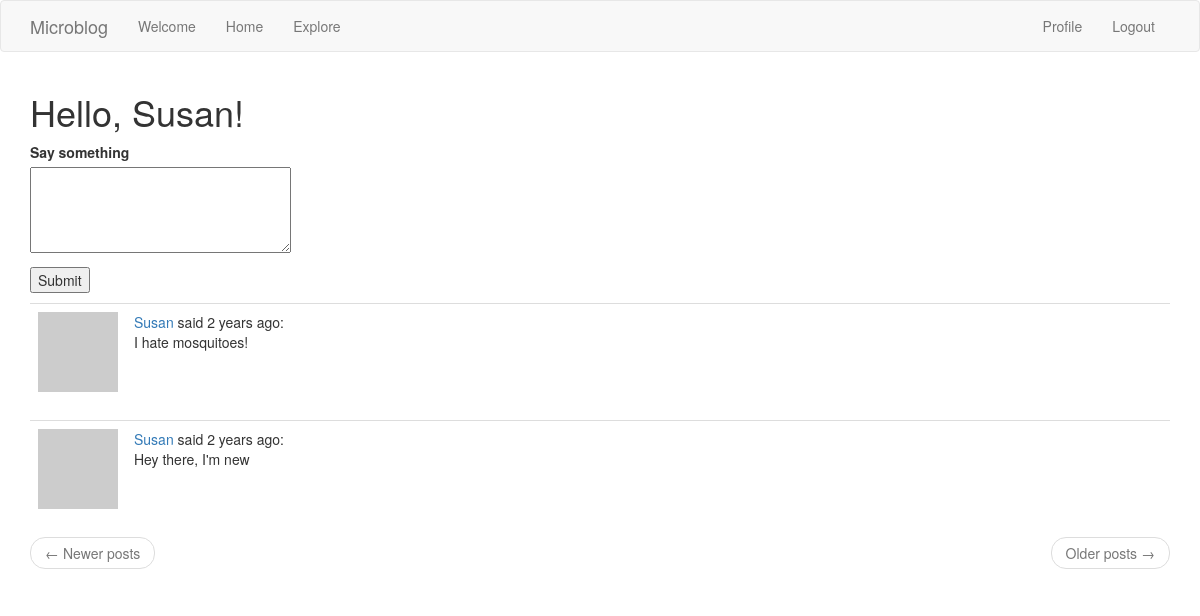
The page /index (signed in) on the database its author committed.
### app/models.py (models this page shows, shortened)
class User(UserMixin, db.Model):
    id = db.Column(db.Integer, primary_key=True)
    username = db.Column(db.String(64), index=True, unique=True)
    email = db.Column(db.String(120), index=True, unique=True)
    password_hash = db.Column(db.String(128))
    posts = db.relationship("Post", backref="author", lazy="dynamic")
    about_me = db.Column(db.String(140))
    last_seen = db.Column(db.DateTime, default=datetime.utcnow)
    followed = db.relationship(
        "User", secondary=followers,
        primaryjoin=(followers.c.follower_id == id),
        secondaryjoin=(followers.c.followed_id == id),
        backref=db.backref("followers", lazy="dynamic"), lazy="dynamic"
    )
    def followed_posts(self):
        followed = Post.query.join(
            followers, (followers.c.followed_id == Post.user_id)).filter(
                followers.c.follower_id == self.id)
        own = Post.query.filter_by(user_id = self.id)
        return followed.union(own).order_by(Post.timestamp.desc())
    def avatar(self, size):
        digest = md5(self.email.lower().encode("utf-8")).hexdigest()
        return f"https://www.gravatar.com/avatar/{digest}?d=identicon&rating=g&s={size}"

class Post(db.Model):
    id = db.Column(db.Integer, primary_key=True)
    body = db.Column(db.String(140))
    timestamp = db.Column(db.DateTime, index=True, default=datetime.utcnow)
    user_id = db.Column(db.Integer, db.ForeignKey("user.id"))

### app/routes.py (the view)
@app.route("/", methods=["GET" ,"POST"])
@app.route("/index", methods=["GET" ,"POST"])
@login_required
def index():
    form = PostForm()
    if form.validate_on_submit():
        post = Post(body=form.post.data, author=current_user)
        db.session.add(post)
        db.session.commit()
        flash("Your post is now live!")
        return redirect(url_for("index"))
    page = request.args.get("page", 1, type=int)
    posts = current_user.followed_posts().paginate(
        page, app.config["POSTS_PER_PAGE"], False)
    next_url = url_for("index", page=posts.next_num) \
        if posts.has_next else None
    prev_url = url_for("index", page=posts.prev_num) \
        if posts.has_prev else None
    return render_template(
        "index.html",
        title="Home Page",
        posts=posts.items,
        form=form,
        next_url=next_url,
        prev_url=prev_url)

### app/forms.py
class PostForm(FlaskForm):
    post = TextAreaField("Say something", validators=[DataRequired(), Length(min=1, max=140)])
    submit = SubmitField("Submit")

### app/models.py (called while the page is built)
@login.user_loader
def load_user(id):
    return User.query.get(int(id))

### app/routes.py (called while the page is built)
@app.before_request
def before_request():
    if current_user.is_authenticated:
        current_user.last_seen = datetime.utcnow()
        db.session.commit()

### app/templates/index.html (shortened to what this page needs)
{% extends "base.html" %}
{% block app_content %}
<h1>Hello, {{ current_user.username }}!</h1>
{% if form %}
<form action="" method="post">
    <p>
        {{ form.post.label }}<br>
        {{ form.post(cols=32, rows=4) }}
    </p>
    <p>
        {{ form.submit() }}
    </p>
</form>
{% endif %}
{% for post in posts %}
    {% include "include/_post.html" %}
{% endfor %}
{% include "include/_page_urls.html" %}
{% endblock %}

### app/templates/include/_post.html
<table class="table table-hover">
    <tr>
        <td width="70px">
            <a href="{{ url_for('user', username=post.author.username) }}">
                <img src="{{ post.author.avatar(32) }}" />
            </a>
        </td>
        <td>
            <a href="{{ url_for('user', username=post.author.username) }}">
                {{ post.author.username }}
            </a>
            said {{ moment(post.timestamp).fromNow() }}:
            <br>
            {{ post.body }}
        </td>
    </tr>
</table>

### rows shown on the page
User: username "Susan"
Post: author.username "Susan", timestamp "2 years ago", body "I hate mosquitoes!"
Post: author.username "Susan", timestamp "2 years ago", body "Hey there, I'm new"
